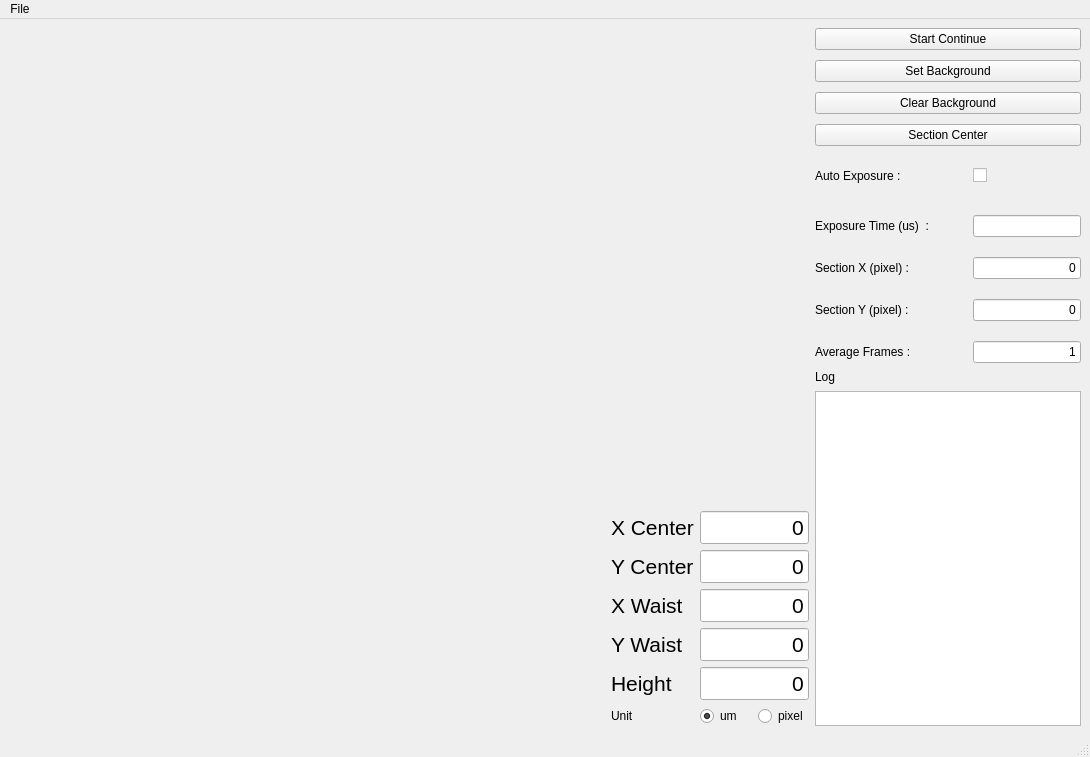
<?xml version="1.0" encoding="UTF-8"?>
<ui version="4.0">
 <class>MainWindow</class>
 <widget class="QMainWindow" name="MainWindow">
  <property name="geometry">
   <rect>
    <x>0</x>
    <y>0</y>
    <width>1090</width>
    <height>757</height>
   </rect>
  </property>
  <property name="windowTitle">
   <string>FlirCamera</string>
  </property>
  <widget class="QWidget" name="centralwidget">
   <property name="sizePolicy">
    <sizepolicy hsizetype="Expanding" vsizetype="Expanding">
     <horstretch>0</horstretch>
     <verstretch>0</verstretch>
    </sizepolicy>
   </property>
   <layout class="QGridLayout" name="gridLayoutCenter">
    <item row="0" column="0">
     <layout class="QHBoxLayout" name="horizontalLayoutWhole" stretch="3,1">
      <item>
       <layout class="QGridLayout" name="gridLayoutImage" rowstretch="3,1" columnstretch="3,1">
        <item row="1" column="1">
         <layout class="QGridLayout" name="gridLayoutFitResult" columnstretch="1,0">
          <item row="4" column="1">
           <widget class="QLineEdit" name="lineEditHeight">
            <property name="enabled">
             <bool>true</bool>
            </property>
            <property name="font">
             <font>
              <pointsize>16</pointsize>
             </font>
            </property>
            <property name="text">
             <string>0</string>
            </property>
            <property name="alignment">
             <set>Qt::AlignRight|Qt::AlignTrailing|Qt::AlignVCenter</set>
            </property>
           </widget>
          </item>
          <item row="5" column="1">
           <layout class="QHBoxLayout" name="horizontalLayoutUnit">
            <item>
             <widget class="QRadioButton" name="radioButtonUnitUm">
              <property name="text">
               <string>um</string>
              </property>
              <property name="checked">
               <bool>true</bool>
              </property>
             </widget>
            </item>
            <item>
             <widget class="QRadioButton" name="radioButtonUnitPixel">
              <property name="text">
               <string>pixel</string>
              </property>
              <property name="checked">
               <bool>false</bool>
              </property>
             </widget>
            </item>
           </layout>
          </item>
          <item row="1" column="1">
           <widget class="QLineEdit" name="lineEdityCenter">
            <property name="enabled">
             <bool>true</bool>
            </property>
            <property name="font">
             <font>
              <pointsize>16</pointsize>
             </font>
            </property>
            <property name="layoutDirection">
             <enum>Qt::RightToLeft</enum>
            </property>
            <property name="text">
             <string>0</string>
            </property>
            <property name="alignment">
             <set>Qt::AlignRight|Qt::AlignTrailing|Qt::AlignVCenter</set>
            </property>
           </widget>
          </item>
          <item row="3" column="1">
           <widget class="QLineEdit" name="lineEdityWaist">
            <property name="enabled">
             <bool>true</bool>
            </property>
            <property name="font">
             <font>
              <pointsize>16</pointsize>
             </font>
            </property>
            <property name="text">
             <string>0</string>
            </property>
            <property name="alignment">
             <set>Qt::AlignRight|Qt::AlignTrailing|Qt::AlignVCenter</set>
            </property>
           </widget>
          </item>
          <item row="2" column="1">
           <widget class="QLineEdit" name="lineEditxWaist">
            <property name="enabled">
             <bool>true</bool>
            </property>
            <property name="font">
             <font>
              <pointsize>16</pointsize>
             </font>
            </property>
            <property name="text">
             <string>0</string>
            </property>
            <property name="alignment">
             <set>Qt::AlignRight|Qt::AlignTrailing|Qt::AlignVCenter</set>
            </property>
           </widget>
          </item>
          <item row="0" column="1">
           <widget class="QLineEdit" name="lineEditxCenter">
            <property name="enabled">
             <bool>true</bool>
            </property>
            <property name="font">
             <font>
              <pointsize>16</pointsize>
             </font>
            </property>
            <property name="layoutDirection">
             <enum>Qt::RightToLeft</enum>
            </property>
            <property name="text">
             <string>0</string>
            </property>
            <property name="alignment">
             <set>Qt::AlignRight|Qt::AlignTrailing|Qt::AlignVCenter</set>
            </property>
           </widget>
          </item>
          <item row="4" column="0">
           <widget class="QLabel" name="labelHeight">
            <property name="font">
             <font>
              <pointsize>16</pointsize>
             </font>
            </property>
            <property name="text">
             <string>Height</string>
            </property>
           </widget>
          </item>
          <item row="5" column="0">
           <widget class="QLabel" name="labelUnit">
            <property name="text">
             <string>Unit</string>
            </property>
           </widget>
          </item>
          <item row="2" column="0">
           <widget class="QLabel" name="labelxWaist">
            <property name="font">
             <font>
              <pointsize>16</pointsize>
             </font>
            </property>
            <property name="text">
             <string>X Waist</string>
            </property>
           </widget>
          </item>
          <item row="1" column="0">
           <widget class="QLabel" name="labelyCenter">
            <property name="font">
             <font>
              <pointsize>16</pointsize>
             </font>
            </property>
            <property name="text">
             <string>Y Center</string>
            </property>
           </widget>
          </item>
          <item row="3" column="0">
           <widget class="QLabel" name="labelyWaist">
            <property name="font">
             <font>
              <pointsize>16</pointsize>
             </font>
            </property>
            <property name="text">
             <string>Y Waist</string>
            </property>
           </widget>
          </item>
          <item row="0" column="0">
           <widget class="QLabel" name="labelxCenter">
            <property name="font">
             <font>
              <pointsize>16</pointsize>
             </font>
            </property>
            <property name="text">
             <string>X Center</string>
            </property>
           </widget>
          </item>
         </layout>
        </item>
        <item row="0" column="0">
         <widget class="QLabel" name="labelImage">
          <property name="sizePolicy">
           <sizepolicy hsizetype="Ignored" vsizetype="Ignored">
            <horstretch>0</horstretch>
            <verstretch>0</verstretch>
           </sizepolicy>
          </property>
          <property name="maximumSize">
           <size>
            <width>4000</width>
            <height>3000</height>
           </size>
          </property>
          <property name="text">
           <string/>
          </property>
          <property name="scaledContents">
           <bool>true</bool>
          </property>
         </widget>
        </item>
       </layout>
      </item>
      <item>
       <layout class="QVBoxLayout" name="verticalLayoutRight" stretch="0,0,0">
        <property name="spacing">
         <number>7</number>
        </property>
        <item>
         <layout class="QVBoxLayout" name="verticalLayoutControl" stretch="0,0,0,0,2">
          <property name="spacing">
           <number>10</number>
          </property>
          <item>
           <widget class="QPushButton" name="pushButtonContinue">
            <property name="sizePolicy">
             <sizepolicy hsizetype="Expanding" vsizetype="Expanding">
              <horstretch>0</horstretch>
              <verstretch>0</verstretch>
             </sizepolicy>
            </property>
            <property name="text">
             <string>Start Continue</string>
            </property>
           </widget>
          </item>
          <item>
           <widget class="QPushButton" name="pushButtonSetBg">
            <property name="sizePolicy">
             <sizepolicy hsizetype="Expanding" vsizetype="Expanding">
              <horstretch>0</horstretch>
              <verstretch>0</verstretch>
             </sizepolicy>
            </property>
            <property name="text">
             <string>Set Background</string>
            </property>
           </widget>
          </item>
          <item>
           <widget class="QPushButton" name="pushButtonClearBg">
            <property name="sizePolicy">
             <sizepolicy hsizetype="Expanding" vsizetype="Expanding">
              <horstretch>0</horstretch>
              <verstretch>0</verstretch>
             </sizepolicy>
            </property>
            <property name="text">
             <string>Clear Background</string>
            </property>
           </widget>
          </item>
          <item>
           <widget class="QPushButton" name="pushButtonSectionCenter">
            <property name="text">
             <string>Section Center</string>
            </property>
           </widget>
          </item>
          <item>
           <layout class="QGridLayout" name="gridLayoutControlValues" rowstretch="1,0,0,0,0" columnstretch="1,0">
            <property name="horizontalSpacing">
             <number>7</number>
            </property>
            <property name="verticalSpacing">
             <number>20</number>
            </property>
            <item row="3" column="1" alignment="Qt::AlignVCenter">
             <widget class="QLineEdit" name="lineEditSectionY">
              <property name="sizePolicy">
               <sizepolicy hsizetype="Expanding" vsizetype="Expanding">
                <horstretch>0</horstretch>
                <verstretch>0</verstretch>
               </sizepolicy>
              </property>
              <property name="text">
               <string>0</string>
              </property>
              <property name="alignment">
               <set>Qt::AlignRight|Qt::AlignTrailing|Qt::AlignVCenter</set>
              </property>
             </widget>
            </item>
            <item row="2" column="1" alignment="Qt::AlignVCenter">
             <widget class="QLineEdit" name="lineEditSectionX">
              <property name="sizePolicy">
               <sizepolicy hsizetype="Expanding" vsizetype="Expanding">
                <horstretch>0</horstretch>
                <verstretch>0</verstretch>
               </sizepolicy>
              </property>
              <property name="text">
               <string>0</string>
              </property>
              <property name="alignment">
               <set>Qt::AlignRight|Qt::AlignTrailing|Qt::AlignVCenter</set>
              </property>
             </widget>
            </item>
            <item row="2" column="0">
             <widget class="QLabel" name="labelSectionX">
              <property name="text">
               <string>Section X (pixel) :</string>
              </property>
             </widget>
            </item>
            <item row="3" column="0">
             <widget class="QLabel" name="labelSectionY">
              <property name="text">
               <string>Section Y (pixel) :</string>
              </property>
             </widget>
            </item>
            <item row="1" column="0">
             <widget class="QLabel" name="labelExposure">
              <property name="text">
               <string>Exposure Time (us)  :</string>
              </property>
             </widget>
            </item>
            <item row="1" column="1" alignment="Qt::AlignVCenter">
             <widget class="QLineEdit" name="lineEditExposureTime">
              <property name="sizePolicy">
               <sizepolicy hsizetype="Expanding" vsizetype="Expanding">
                <horstretch>0</horstretch>
                <verstretch>0</verstretch>
               </sizepolicy>
              </property>
              <property name="alignment">
               <set>Qt::AlignRight|Qt::AlignTrailing|Qt::AlignVCenter</set>
              </property>
             </widget>
            </item>
            <item row="4" column="1">
             <widget class="QLineEdit" name="lineEditAverageFrames">
              <property name="sizePolicy">
               <sizepolicy hsizetype="MinimumExpanding" vsizetype="Fixed">
                <horstretch>0</horstretch>
                <verstretch>0</verstretch>
               </sizepolicy>
              </property>
              <property name="text">
               <string>1</string>
              </property>
              <property name="alignment">
               <set>Qt::AlignRight|Qt::AlignTrailing|Qt::AlignVCenter</set>
              </property>
             </widget>
            </item>
            <item row="0" column="0">
             <widget class="QLabel" name="labelAutoExposure">
              <property name="text">
               <string>Auto Exposure :</string>
              </property>
             </widget>
            </item>
            <item row="4" column="0">
             <widget class="QLabel" name="labelAverageFrames">
              <property name="text">
               <string>Average Frames :</string>
              </property>
             </widget>
            </item>
            <item row="0" column="1">
             <widget class="QCheckBox" name="checkBoxAutoExposure">
              <property name="sizePolicy">
               <sizepolicy hsizetype="Expanding" vsizetype="Expanding">
                <horstretch>0</horstretch>
                <verstretch>0</verstretch>
               </sizepolicy>
              </property>
              <property name="layoutDirection">
               <enum>Qt::LeftToRight</enum>
              </property>
              <property name="autoFillBackground">
               <bool>false</bool>
              </property>
              <property name="text">
               <string/>
              </property>
              <property name="checked">
               <bool>false</bool>
              </property>
             </widget>
            </item>
           </layout>
          </item>
         </layout>
        </item>
        <item>
         <widget class="QLabel" name="labelLog">
          <property name="text">
           <string>Log</string>
          </property>
         </widget>
        </item>
        <item>
         <widget class="QPlainTextEdit" name="plainTextEditLog">
          <property name="plainText">
           <string/>
          </property>
         </widget>
        </item>
       </layout>
      </item>
     </layout>
    </item>
   </layout>
  </widget>
  <widget class="QMenuBar" name="menubar">
   <property name="enabled">
    <bool>true</bool>
   </property>
   <property name="geometry">
    <rect>
     <x>0</x>
     <y>0</y>
     <width>1090</width>
     <height>21</height>
    </rect>
   </property>
   <widget class="QMenu" name="menuFile">
    <property name="title">
     <string>File</string>
    </property>
    <addaction name="actionsave_image_2"/>
   </widget>
   <addaction name="menuFile"/>
  </widget>
  <widget class="QStatusBar" name="statusbar"/>
  <action name="actionsave">
   <property name="text">
    <string>save</string>
   </property>
   <property name="shortcut">
    <string>Ctrl+S</string>
   </property>
   <property name="shortcutVisibleInContextMenu">
    <bool>true</bool>
   </property>
  </action>
  <action name="actionsave_image">
   <property name="text">
    <string>save image</string>
   </property>
   <property name="shortcut">
    <string>Ctrl+S</string>
   </property>
  </action>
  <action name="actionsave_image_2">
   <property name="text">
    <string>save image</string>
   </property>
   <property name="shortcut">
    <string>Ctrl+S</string>
   </property>
   <property name="shortcutContext">
    <enum>Qt::ApplicationShortcut</enum>
   </property>
  </action>
 </widget>
 <resources/>
 <connections/>
</ui>
